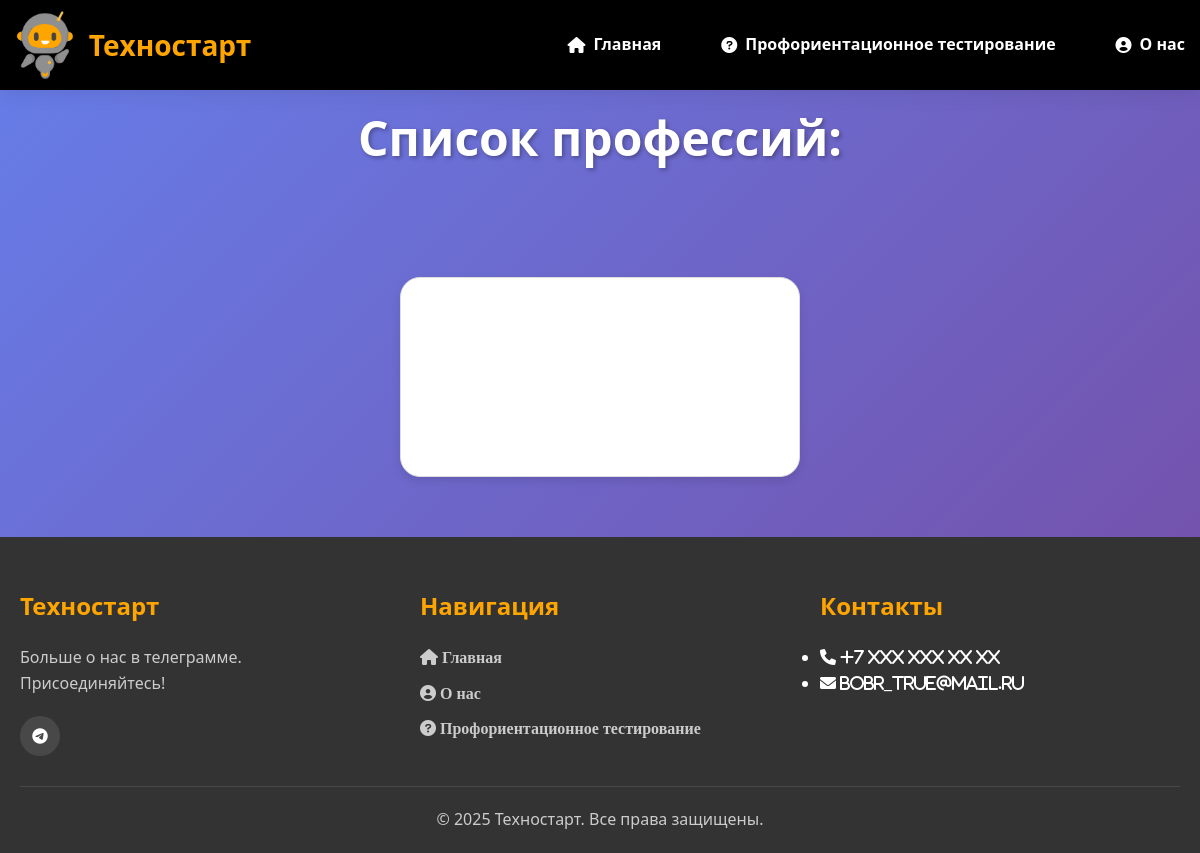
Before: /profession/presintations_list/ (signed in) with the older database file.
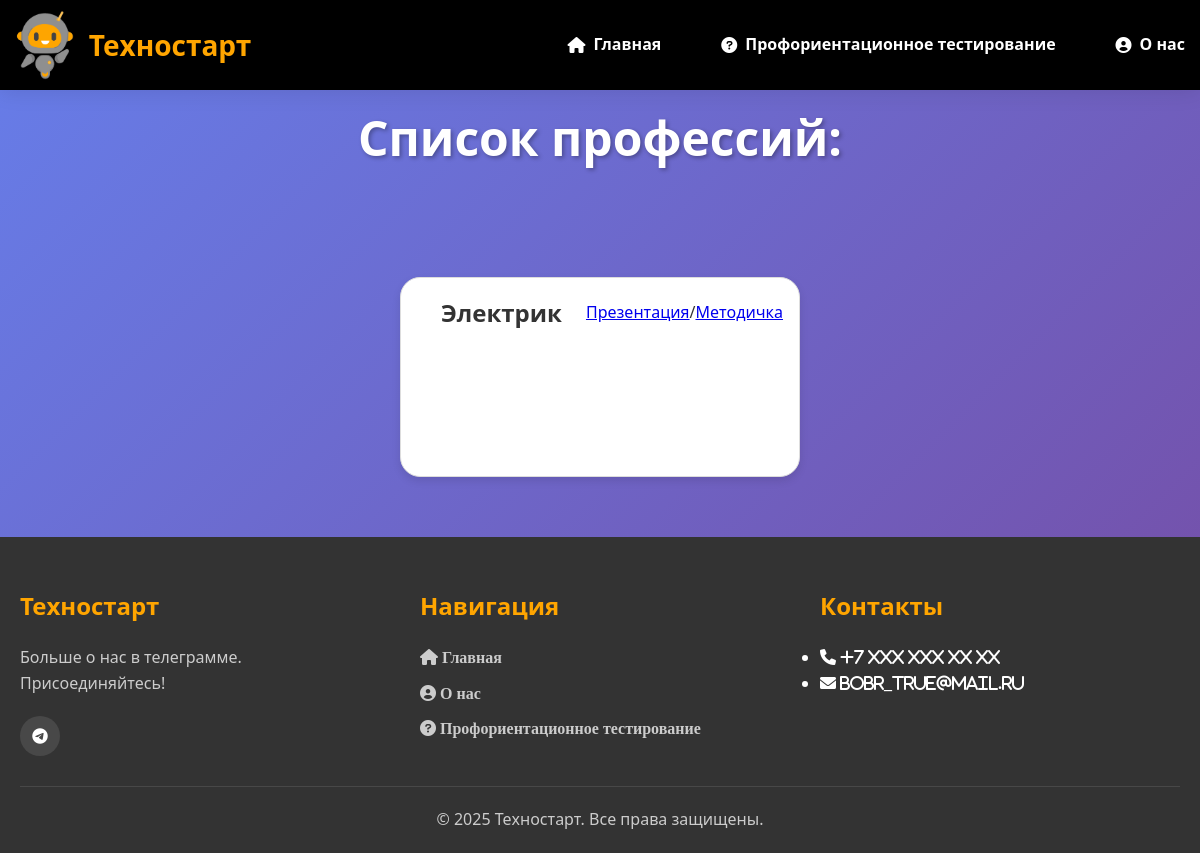
After: the same page with the newer database file.
### profession/models.py (models this page shows, shortened)
class Presentations(models.Model):
    title=models.CharField(max_length=200)
    file=models.FileField(upload_to='presentations/', verbose_name="Файл")
    file_met=models.FileField(upload_to='presentations/', verbose_name="Файл по методическим пособиям", blank=True)
    class Meta:
        verbose_name = "Презентиция"
        verbose_name_plural = 'Презентации'

### profession/views.py (the view)
# urls.py: path('presintations_list/', views.presintations_list, name='presintations_list'),
@login_required
def presintations_list(req):
    presintations=Presentations.objects.all()
    return render(req, 'profession/presintations_list.html', {'presintations':presintations})

### profession/templates/profession/presintations_list.html (shortened to what this page needs)
{% extends 'main/base.html' %}
{% load static %}
{% block content %}
    <div class="header-choice">
        <h1>Список профессий:</h1>
    </div>
    <div class="choices-container">
        <div class="pres-card">
                {% for pres in presintations%}
                    <div class="header-row">
                        <h2>{{pres.title}}</h2>
                        <a href="{% url 'download_presentation_file' pres.pk %}">Презентация</a>/<a href="{% url 'download_presentation_file_met' pres.pk %}">Методичка</a>
                    </div>
                {% endfor %}
        </div>
    </div>
{% endblock %}

Changed rows visible on the page:
added Presentations: title "Электрик"
